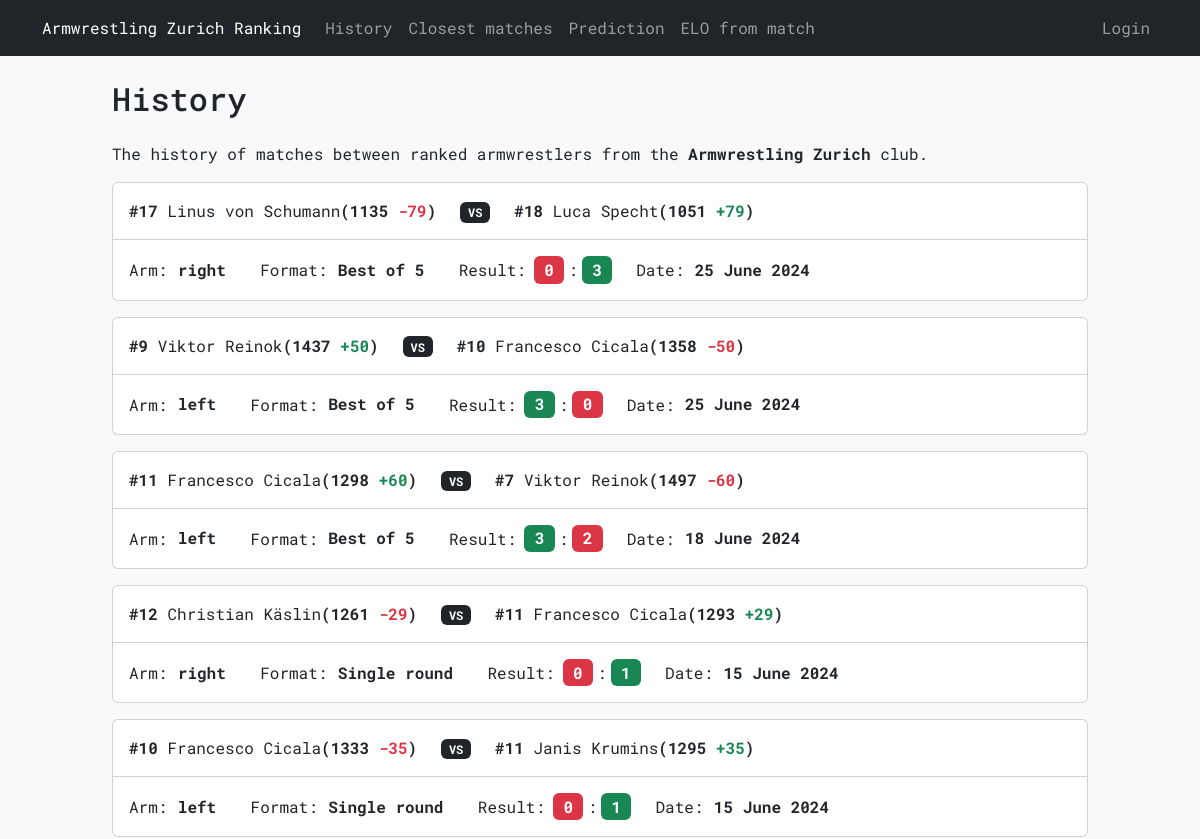
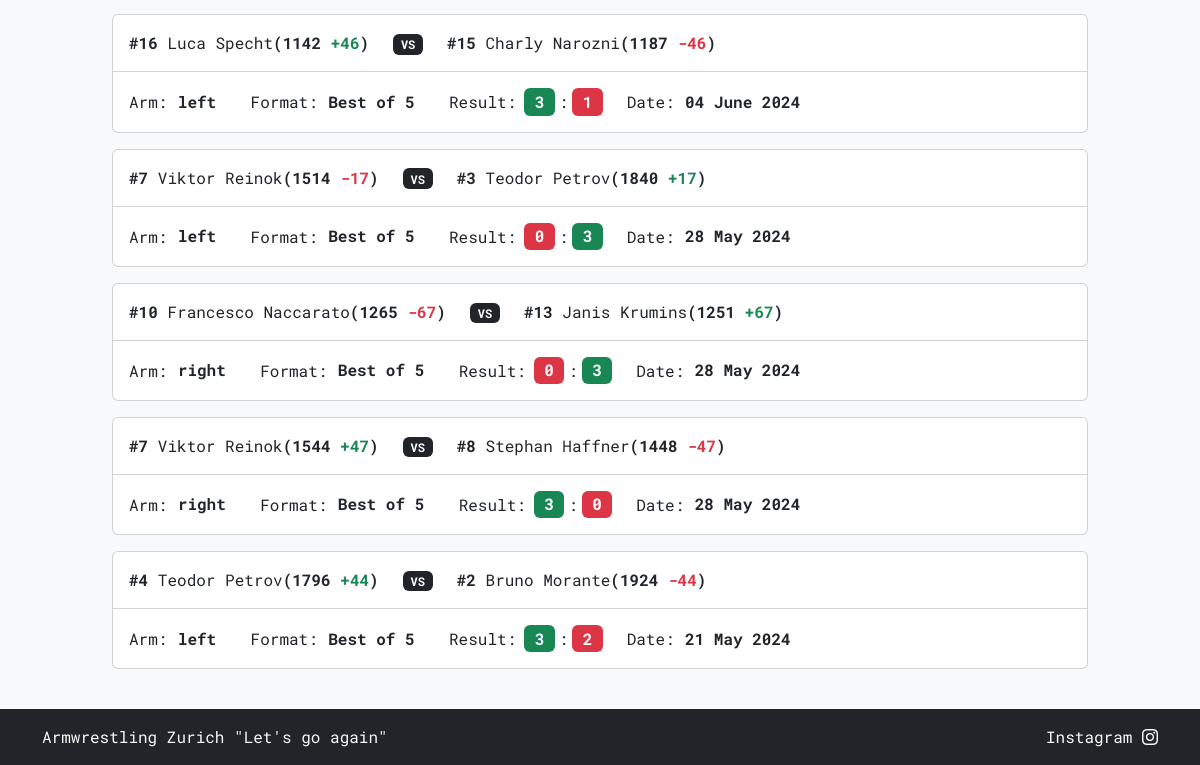
Before: /history with the older database file (2 pictures, top to bottom).
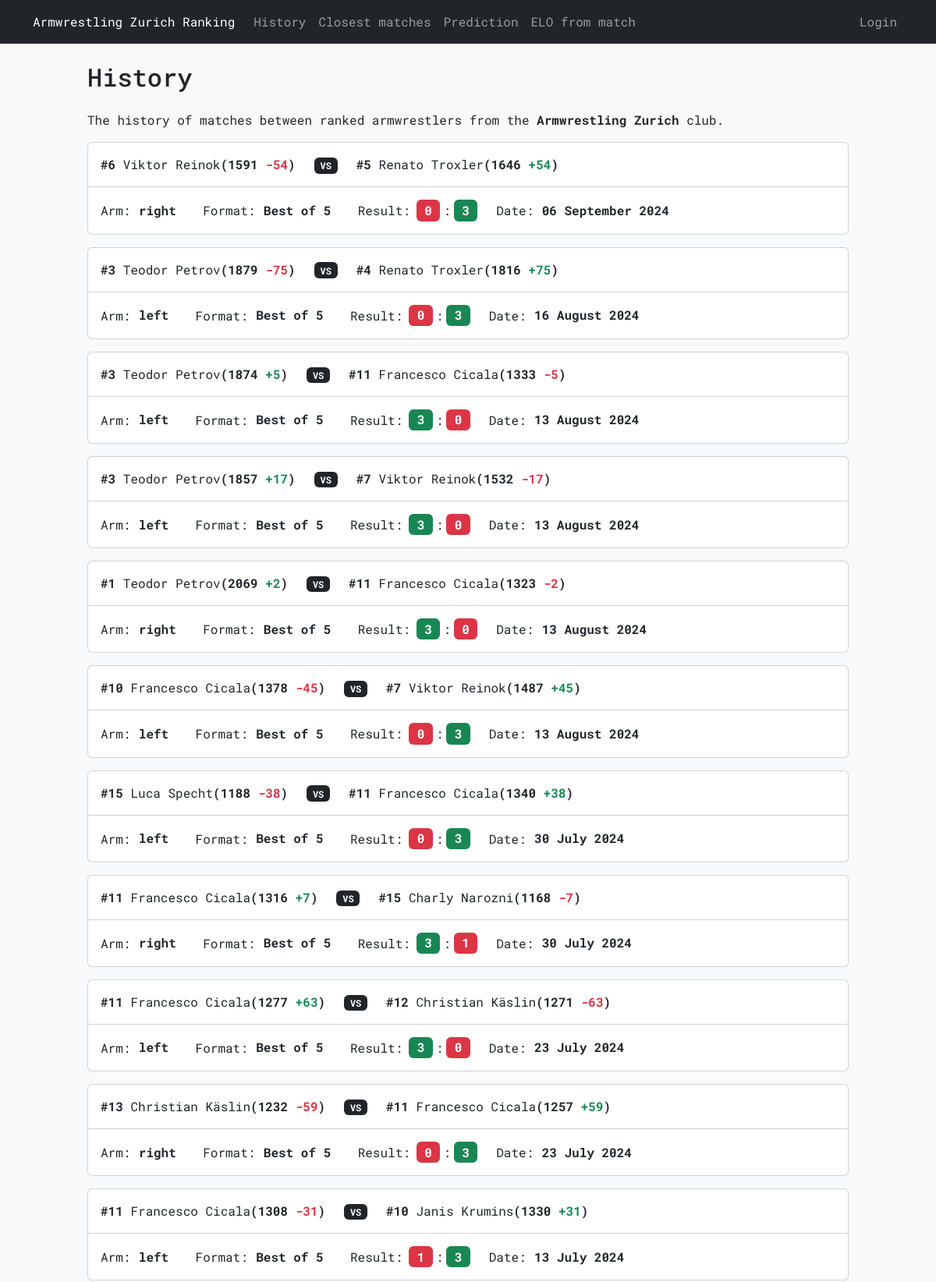
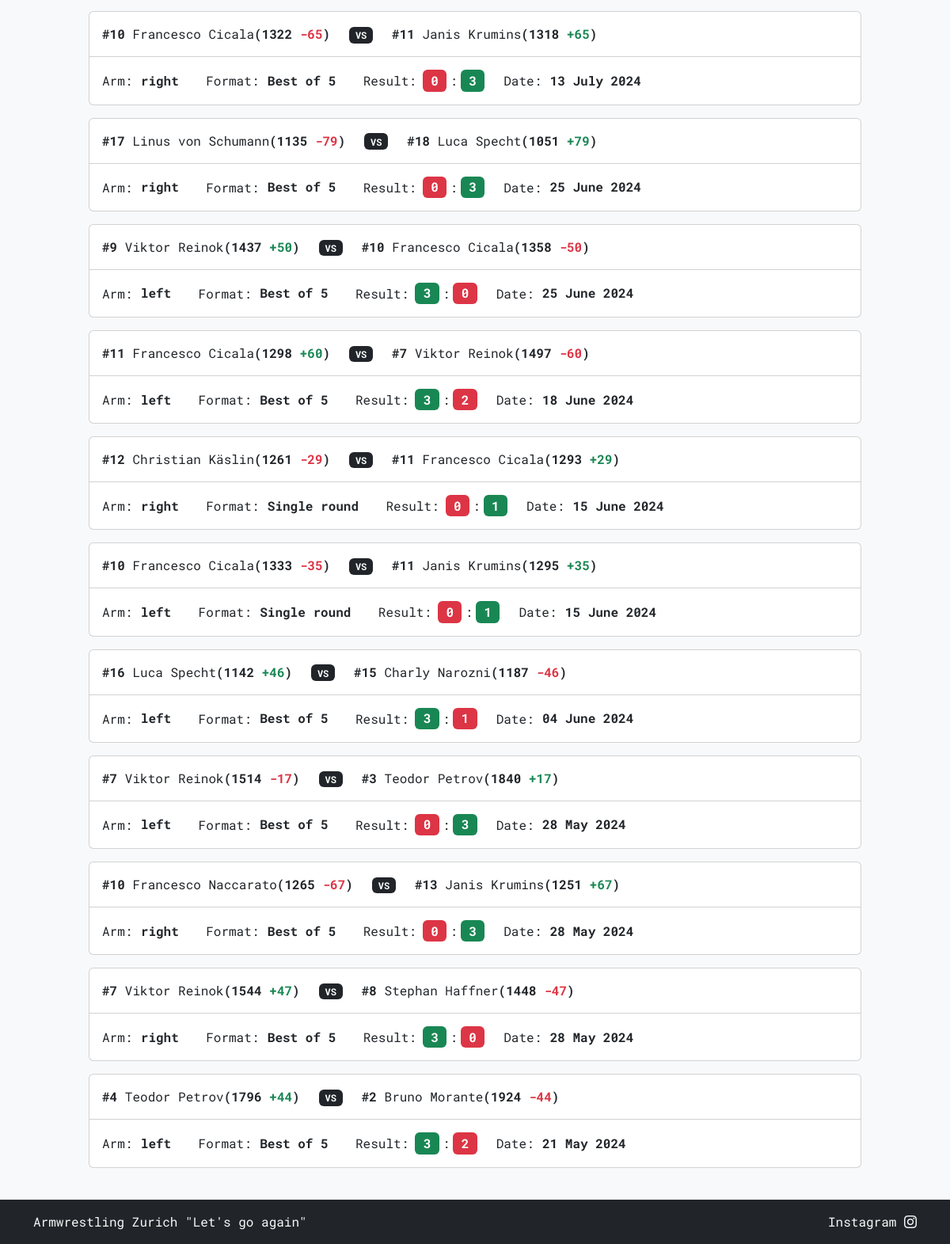
After: the same page with the newer database file (2 pictures, top to bottom).
### tables this page shows
CREATE TABLE "history" (
    id INTEGER PRIMARY KEY AUTOINCREMENT,
    armwrestler1_name TEXT NOT NULL,
    armwrestler2_name TEXT NOT NULL,
    arm TEXT NOT NULL CHECK (arm IN ('right', 'left')),
    armwrestler1_rank INTEGER NOT NULL,
    armwrestler2_rank INTEGER NOT NULL,
    armwrestler1_elo INTEGER NOT NULL,
    armwrestler2_elo INTEGER NOT NULL,
    armwrestler1_score INTEGER NOT NULL,
    armwrestler2_score INTEGER NOT NULL,
    armwrestler1_elo_diff INTEGER NOT NULL,
    armwrestler2_elo_diff INTEGER NOT NULL,
    selected_format TEXT NOT NULL,
    date DATETIME DEFAULT CURRENT_TIMESTAMP,
    added_by TEXT NOT NULL,
    FOREIGN KEY (armwrestler1_name) REFERENCES armwrestlers(name),
    FOREIGN KEY (armwrestler2_name) REFERENCES armwrestlers(name),
    FOREIGN KEY (added_by) REFERENCES users(username)
);

### armelo_app.py (the view)
@app.route("/history")
def history():
    history = db_execute('SELECT * FROM history ORDER BY id DESC')
    formatted_data = []
    for record in history:
        armwrestler_1_diff_format, armwrestler_2_diff_format = record[10], record[11]
        armwrestler_1_score_color, armwrestler_2_score_color = record[8], record[9]
        armwrestler_1_diff_format, armwrestler_1_diff_color = (f"+{armwrestler_1_diff_format}", "text-success") if armwrestler_1_diff_format > 0 else (
            (str(armwrestler_1_diff_format), "text-danger") if armwrestler_1_diff_format < 0 else ("0", "text-secondary"))
        armwrestler_2_diff_format, armwrestler_2_diff_color = (f"+{armwrestler_2_diff_format}", "text-success") if armwrestler_2_diff_format > 0 else (
            (str(armwrestler_2_diff_format), "text-danger") if armwrestler_2_diff_format < 0 else ("0", "text-secondary"))
        armwrestler_1_score_color, armwrestler_2_score_color = ("bg-success", "bg-danger") if armwrestler_1_score_color > armwrestler_2_score_color else (
            ("bg-danger", "bg-success") if armwrestler_1_score_color < armwrestler_2_score_color else ("bg-secondary", "bg-secondary"))
        date = datetime.strptime(record[13], "%Y-%m-%d %H:%M:%S").strftime("%d %B %Y")
        formatted_data.append((armwrestler_1_score_color, armwrestler_2_score_color, armwrestler_1_diff_color, armwrestler_2_diff_color, armwrestler_1_diff_format, armwrestler_2_diff_format, date))
    return render_template('history.html', history=history, formatted_data=formatted_data)

### armelo_app.py (called while the page is built)
def get_db():
    db = getattr(g, '_database', None)
    if db is None:
        db = g._database = sqlite3.connect(DATABASE)
    return db

def db_execute(query, *args):
    db = get_db()
    cur = db.cursor()
    cur.execute(query, args)
    if query.strip().upper().startswith(("SELECT", "WITH")):
        rv = cur.fetchall()
        cur.close()
        return rv
    else:
        db.commit()
        cur.close()

@app.context_processor
def inject_user():
    username = session.get('username')
    return dict(username=username)

### templates/history.html (shortened to what this page needs)
{% extends "layout.html" %}
{% block content %}
<h2 class="mb-4">History</h2>
<p>The history of matches between ranked armwrestlers from the <strong>Armwrestling Zurich</strong> club.</p>
{% for record in history %}
<div class="col-12 mb-3">
    <div class="card">
        <div class="card-header bg-transparent">
            <div class="row mt-2">
                <div class="col-12 col-lg-auto text-center mb-2">
                    <div>
                        <strong>#{{ record[4] }}</strong> {{ record[1] }}<strong class="text-nowrap">({{ record[6] }} <span class="{{ formatted_data[loop.index - 1][2] }}">{{ formatted_data[loop.index - 1][4] }}</span>)</strong>
                    </div>
                </div>
                <div class="col-12 col-lg-auto text-center mb-2">
                    <span class="badge bg-dark">VS</span>
                </div>
                <div class="col-12 col-lg-auto text-center mb-2">
                    <div>
                        <strong>#{{ record[5] }}</strong> {{ record[2] }}<strong class="text-nowrap">({{ record[7] }} <span class="{{ formatted_data[loop.index - 1][3] }}">{{ formatted_data[loop.index - 1][5] }}</span>)</strong>
                    </div>
                </div>
            </div>
        </div>
        <div class="card-body">
            <div class="card-text">
                <div class="row justify-content-start">
                    <div class="col-12 col-lg-auto mb-2 mb-lg-0 text-start">
                        Arm:<span class="fs-6 mx-0 badge text-dark">{{ record[3] }}</span>
                    </div>
                    <div class="col-12 col-lg-auto mb-2 mb-lg-0 text-start">
                        Format:<span class="fs-6 mx-0 badge text-dark">{{ record[12] }}</span>
                    </div>
                    <div class="col-12 col-lg-auto mb-2 mb-lg-0 text-start">
                        Result:<span class="fs-6 ms-2 me-1 badge {{ formatted_data[loop.index - 1][0] }}">{{ record[8] }}</span>:<span class="fs-6 ms-1 me-0 badge {{ formatted_data[loop.index - 1][1] }}">{{ record[9] }}</span>
                    </div>
                    <div class="col-12 col-lg-auto mb-0 mb-lg-0 text-start">
                        Date:<span class="fs-6 mx-0 badge text-dark">{{ formatted_data[loop.index - 1][6] }}</span>
                    </div>
                </div>
            </div>
        </div>
    </div>
</div>
{% endfor %}
{% endblock %}

Changed rows visible on the page:
added history: armwrestler1_rank "6", armwrestler1_name "Viktor Reinok", armwrestler1_elo "1591", armwrestler1_elo_diff "-54", armwrestler2_rank "5", armwrestler2_name "Renato Troxler", armwrestler2_elo "1646", index "+54", arm "right", selected_format "Best of 5", armwrestler1_score "0", armwrestler2_score "3", index "06 September 2024"
added history: armwrestler1_rank "3", armwrestler1_name "Teodor Petrov", armwrestler1_elo "1879", armwrestler1_elo_diff "-75", armwrestler2_rank "4", armwrestler2_name "Renato Troxler", armwrestler2_elo "1816", index "+75", arm "left", selected_format "Best of 5", armwrestler1_score "0", armwrestler2_score "3", date "16 August 2024"
added history: armwrestler1_rank "3", armwrestler1_name "Teodor Petrov", armwrestler1_elo "1874", index "+5", armwrestler2_rank "11", armwrestler2_name "Francesco Cicala", armwrestler2_elo "1333", armwrestler2_elo_diff "-5", arm "left", selected_format "Best of 5", armwrestler1_score "3", armwrestler2_score "0", date "13 August 2024"
added history: armwrestler1_rank "3", armwrestler1_name "Teodor Petrov", armwrestler1_elo "1857", index "+17", armwrestler2_rank "7", armwrestler2_name "Viktor Reinok", armwrestler2_elo "1532", armwrestler2_elo_diff "-17", arm "left", selected_format "Best of 5", armwrestler1_score "3", armwrestler2_score "0", date "13 August 2024"
added history: armwrestler1_rank "1", armwrestler1_name "Teodor Petrov", armwrestler1_elo "2069", index "+2", armwrestler2_rank "11", armwrestler2_name "Francesco Cicala", armwrestler2_elo "1323", armwrestler2_elo_diff "-2", arm "right", selected_format "Best of 5", armwrestler1_score "3", armwrestler2_score "0", date "13 August 2024"
added history: armwrestler1_rank "10", armwrestler1_name "Francesco Cicala", armwrestler1_elo "1378", armwrestler1_elo_diff "-45", armwrestler2_rank "7", armwrestler2_name "Viktor Reinok", armwrestler2_elo "1487", index "+45", arm "left", selected_format "Best of 5", armwrestler1_score "0", armwrestler2_score "3", date "13 August 2024"
added history: armwrestler1_rank "15", armwrestler1_name "Luca Specht", armwrestler1_elo "1188", armwrestler1_elo_diff "-38", armwrestler2_rank "11", armwrestler2_name "Francesco Cicala", armwrestler2_elo "1340", index "+38", arm "left", selected_format "Best of 5", armwrestler1_score "0", armwrestler2_score "3", date "30 July 2024"
added history: armwrestler1_rank "11", armwrestler1_name "Francesco Cicala", armwrestler1_elo "1316", index "+7", armwrestler2_rank "15", armwrestler2_name "Charly Narozni", armwrestler2_elo "1168", armwrestler2_elo_diff "-7", arm "right", selected_format "Best of 5", armwrestler1_score "3", armwrestler2_score "1", date "30 July 2024"
added history: armwrestler1_rank "11", armwrestler1_name "Francesco Cicala", armwrestler1_elo "1277", index "+63", armwrestler2_rank "12", armwrestler2_name "Christian Käslin", armwrestler2_elo "1271", armwrestler2_elo_diff "-63", arm "left", selected_format "Best of 5", armwrestler1_score "3", armwrestler2_score "0", date "23 July 2024"
added history: armwrestler1_rank "13", armwrestler1_name "Christian Käslin", armwrestler1_elo "1232", armwrestler1_elo_diff "-59", armwrestler2_rank "11", armwrestler2_name "Francesco Cicala", armwrestler2_elo "1257", index "+59", arm "right", selected_format "Best of 5", armwrestler1_score "0", armwrestler2_score "3", date "23 July 2024"
added history: armwrestler1_rank "11", armwrestler1_name "Francesco Cicala", armwrestler1_elo "1308", armwrestler1_elo_diff "-31", armwrestler2_rank "10", armwrestler2_name "Janis Krumins", armwrestler2_elo "1330", index "+31", arm "left", selected_format "Best of 5", armwrestler1_score "1", armwrestler2_score "3", date "13 July 2024"
added history: armwrestler1_rank "10", armwrestler1_name "Francesco Cicala", armwrestler1_elo "1322", armwrestler1_elo_diff "-65", armwrestler2_rank "11", armwrestler2_name "Janis Krumins", armwrestler2_elo "1318", index "+65", arm "right", selected_format "Best of 5", armwrestler1_score "0", armwrestler2_score "3", date "13 July 2024"
